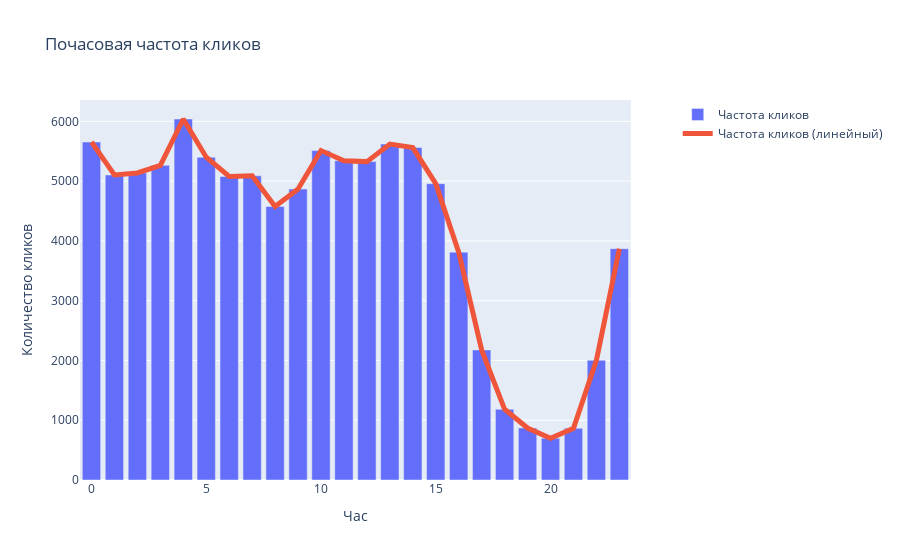

Here is the notebook cell this chart was saved with:
### Markdown cell above
Давайте проверим количество кликов по часам:

### Code cell
# Создаем график с двумя осями Y
fig = make_subplots(specs=[[{"secondary_y": True}]])

# Добавляем столбчатую диаграмму частоты кликов
fig.add_trace(
    go.Bar(
        x=train_smp[['click_hour','is_attributed']].groupby(['click_hour']).count().index,
        y=train_smp[['click_hour','is_attributed']].groupby(['click_hour']).count()['is_attributed'],
        name="Частота кликов"
    ),
    secondary_y=False
)

# Добавляем линейный график частоты кликов
fig.add_trace(
    go.Scatter(
        x=train_smp[['click_hour','is_attributed']].groupby(['click_hour']).count().index,
        y=train_smp[['click_hour','is_attributed']].groupby(['click_hour']).count()['is_attributed'],
        name="Частота кликов (линейный)",
        line=dict(width=5),  # Делаем линию жирнее
    ),
    secondary_y=False
)

# Обновляем layout
fig.update_layout(
    title_text="Почасовая частота кликов",
    xaxis_title="Час",
    showlegend=True
)

# Обновляем метки осей
fig.update_yaxes(title_text="Количество кликов", secondary_y=False)

fig.show()

### Figure 1 — Plotly figure (JSON) as saved in the notebook; plotly's stock layout.template omitted (floating-point values rounded to 4 significant figures)
{"data": [{"name": "Частота кликов", "type": "bar", "x": [0, 1, 2, 3, 4, 5, 6, 7, 8, 9, 10, 11, 12, 13, 14, 15, 16, 17, 18, 19, 20, 21, 22, 23], "xaxis": "x", "y": [5654, 5103, 5137, 5264, 6039, 5400, 5079, 5089, 4576, 4867, 5511, 5342, 5326, 5619, 5561, 4957, 3812, 2176, 1183, 870, 699, 864, 2002, 3870], "yaxis": "y"}, {"line": {"width": 5}, "name": "Частота кликов (линейный)", "type": "scatter", "x": [0, 1, 2, 3, 4, 5, 6, 7, 8, 9, 10, 11, 12, 13, 14, 15, 16, 17, 18, 19, 20, 21, 22, 23], "xaxis": "x", "y": [5654, 5103, 5137, 5264, 6039, 5400, 5079, 5089, 4576, 4867, 5511, 5342, 5326, 5619, 5561, 4957, 3812, 2176, 1183, 870, 699, 864, 2002, 3870], "yaxis": "y"}], "layout": {"showlegend": true, "title": {"text": "Почасовая частота кликов"}, "xaxis": {"anchor": "y", "domain": [0, 0.94], "title": {"text": "Час"}}, "yaxis": {"anchor": "x", "domain": [0, 1], "title": {"text": "Количество кликов"}}, "yaxis2": {"anchor": "x", "overlaying": "y", "side": "right"}}}
